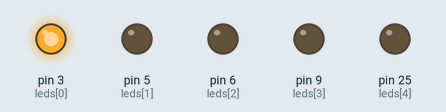
Recording of a sketch running on a simulated Arduino Mega 2560, built with avr-gcc and run on an emulated ATmega2560. Shown: output pins drawn as LEDs (lit = HIGH).

Above: at 0.1 s.
At 0.9 s:
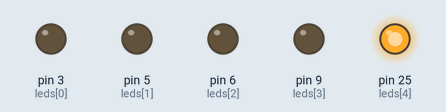
At 1.1 s:
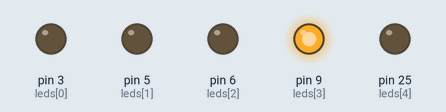
At 2.1 s:
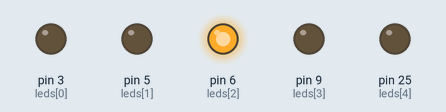
At 3.5 s:
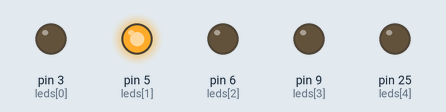
Timing chart, 0 to 3.8 s (numbered marks = the images above):
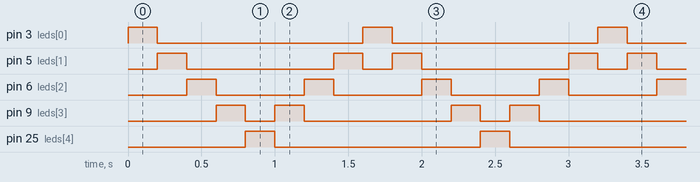

The sketch:

kitt_array.ino
```cpp
// Vamos iluminando los leds consecutivamente

int leds[]={3,5,6,9,25};

void setup() {
   for(int i=0;i<=4;i=i+1)
   {
      pinMode(leds[i],OUTPUT);
   }
}

void loop() {
   for(int i=0;i<=4;i=i+1)
   {
      digitalWrite(leds[i],HIGH);
      delay(200);
      digitalWrite(leds[i],LOW);
   }
   for(int i=3;i>0;i=i-1)
   {
      digitalWrite(leds[i],HIGH);
      delay(200);
      digitalWrite(leds[i],LOW);
   }
}
```

Measured:
- by itself, pin 3 (leds[0]), pin 25 (leds[4]): alternates HIGH for 0.20 s and LOW for 1.4 s
- by itself, pin 5 (leds[1]): repeats every 1.6 s: LOW 1.0 s, HIGH 0.20 s, LOW 0.20 s, HIGH 0.20 s
- by itself, pin 6 (leds[2]): alternates HIGH for 0.20 s and LOW for 0.60 s
- by itself, pin 9 (leds[3]): repeats every 1.6 s: LOW 0.20 s, HIGH 0.20 s, LOW 1.0 s, HIGH 0.20 s
